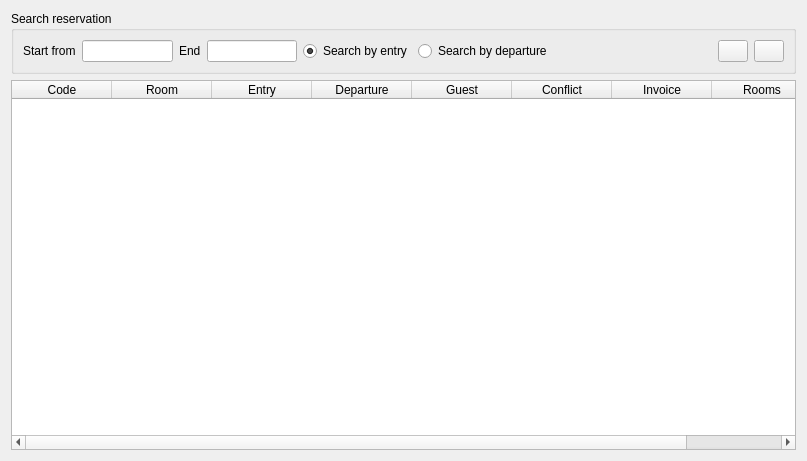
<?xml version="1.0" encoding="UTF-8"?>
<ui version="4.0">
 <class>WQuickRoomAssignment</class>
 <widget class="QWidget" name="WQuickRoomAssignment">
  <property name="geometry">
   <rect>
    <x>0</x>
    <y>0</y>
    <width>807</width>
    <height>461</height>
   </rect>
  </property>
  <property name="windowTitle">
   <string>Form</string>
  </property>
  <layout class="QVBoxLayout" name="verticalLayout">
   <item>
    <widget class="QGroupBox" name="groupBox">
     <property name="title">
      <string>Search reservation</string>
     </property>
     <layout class="QHBoxLayout" name="horizontalLayout">
      <property name="leftMargin">
       <number>9</number>
      </property>
      <property name="topMargin">
       <number>9</number>
      </property>
      <property name="rightMargin">
       <number>9</number>
      </property>
      <property name="bottomMargin">
       <number>9</number>
      </property>
      <item>
       <widget class="QLabel" name="label">
        <property name="text">
         <string>Start from</string>
        </property>
       </widget>
      </item>
      <item>
       <widget class="EDateEdit" name="deStart">
        <property name="maximumSize">
         <size>
          <width>100</width>
          <height>16777215</height>
         </size>
        </property>
       </widget>
      </item>
      <item>
       <widget class="QLabel" name="label_2">
        <property name="text">
         <string>End</string>
        </property>
       </widget>
      </item>
      <item>
       <widget class="EDateEdit" name="deEnd">
        <property name="maximumSize">
         <size>
          <width>100</width>
          <height>16777215</height>
         </size>
        </property>
       </widget>
      </item>
      <item>
       <widget class="QRadioButton" name="rbEntry">
        <property name="text">
         <string>Search by entry</string>
        </property>
        <property name="checked">
         <bool>true</bool>
        </property>
       </widget>
      </item>
      <item>
       <widget class="QRadioButton" name="rbDeparture">
        <property name="text">
         <string>Search by departure</string>
        </property>
       </widget>
      </item>
      <item>
       <spacer name="horizontalSpacer">
        <property name="orientation">
         <enum>Qt::Horizontal</enum>
        </property>
        <property name="sizeHint" stdset="0">
         <size>
          <width>169</width>
          <height>20</height>
         </size>
        </property>
       </spacer>
      </item>
      <item>
       <widget class="QPushButton" name="btnRefresh">
        <property name="sizePolicy">
         <sizepolicy hsizetype="Expanding" vsizetype="Expanding">
          <horstretch>0</horstretch>
          <verstretch>0</verstretch>
         </sizepolicy>
        </property>
        <property name="maximumSize">
         <size>
          <width>30</width>
          <height>30</height>
         </size>
        </property>
        <property name="text">
         <string/>
        </property>
        <property name="icon">
         <iconset resource="res.qrc">
          <normaloff>:/images/refresh.png</normaloff>:/images/refresh.png</iconset>
        </property>
       </widget>
      </item>
      <item>
       <widget class="QPushButton" name="btnSave">
        <property name="sizePolicy">
         <sizepolicy hsizetype="Expanding" vsizetype="Expanding">
          <horstretch>0</horstretch>
          <verstretch>0</verstretch>
         </sizepolicy>
        </property>
        <property name="maximumSize">
         <size>
          <width>30</width>
          <height>30</height>
         </size>
        </property>
        <property name="text">
         <string/>
        </property>
        <property name="icon">
         <iconset resource="res.qrc">
          <normaloff>:/images/save.png</normaloff>:/images/save.png</iconset>
        </property>
       </widget>
      </item>
     </layout>
    </widget>
   </item>
   <item>
    <widget class="EQTableWidget" name="tbl">
     <property name="sizePolicy">
      <sizepolicy hsizetype="Expanding" vsizetype="Expanding">
       <horstretch>0</horstretch>
       <verstretch>1</verstretch>
      </sizepolicy>
     </property>
     <property name="editTriggers">
      <set>QAbstractItemView::NoEditTriggers</set>
     </property>
     <property name="selectionMode">
      <enum>QAbstractItemView::NoSelection</enum>
     </property>
     <column>
      <property name="text">
       <string>Code</string>
      </property>
     </column>
     <column>
      <property name="text">
       <string>Room</string>
      </property>
     </column>
     <column>
      <property name="text">
       <string>Entry</string>
      </property>
     </column>
     <column>
      <property name="text">
       <string>Departure</string>
      </property>
     </column>
     <column>
      <property name="text">
       <string>Guest</string>
      </property>
     </column>
     <column>
      <property name="text">
       <string>Conflict</string>
      </property>
     </column>
     <column>
      <property name="text">
       <string>Invoice</string>
      </property>
     </column>
     <column>
      <property name="text">
       <string>Rooms</string>
      </property>
     </column>
    </widget>
   </item>
  </layout>
 </widget>
 <customwidgets>
  <customwidget>
   <class>EQTableWidget</class>
   <extends>QTableWidget</extends>
   <header location="global">eqtablewidget.h</header>
  </customwidget>
  <customwidget>
   <class>EDateEdit</class>
   <extends>QLineEdit</extends>
   <header location="global">edateedit.h</header>
  </customwidget>
 </customwidgets>
 <resources>
  <include location="res.qrc"/>
 </resources>
 <connections/>
</ui>
